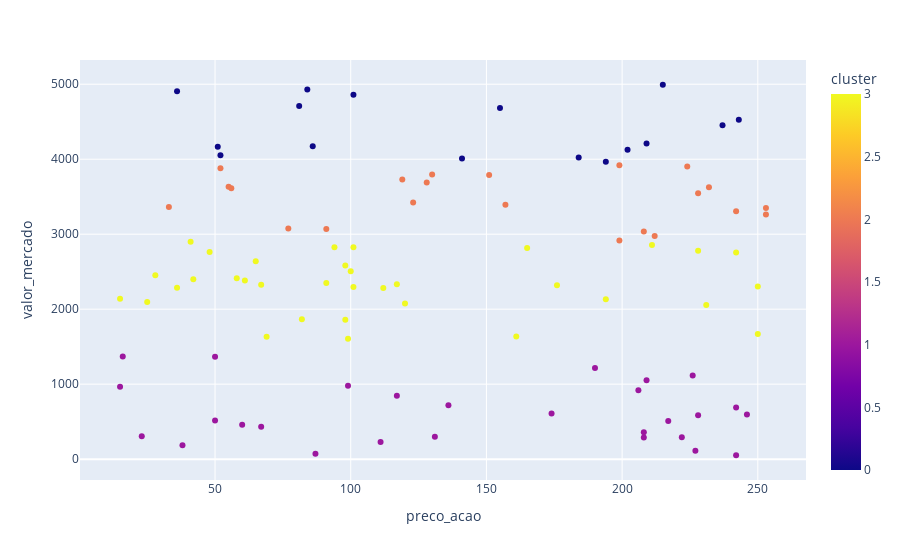
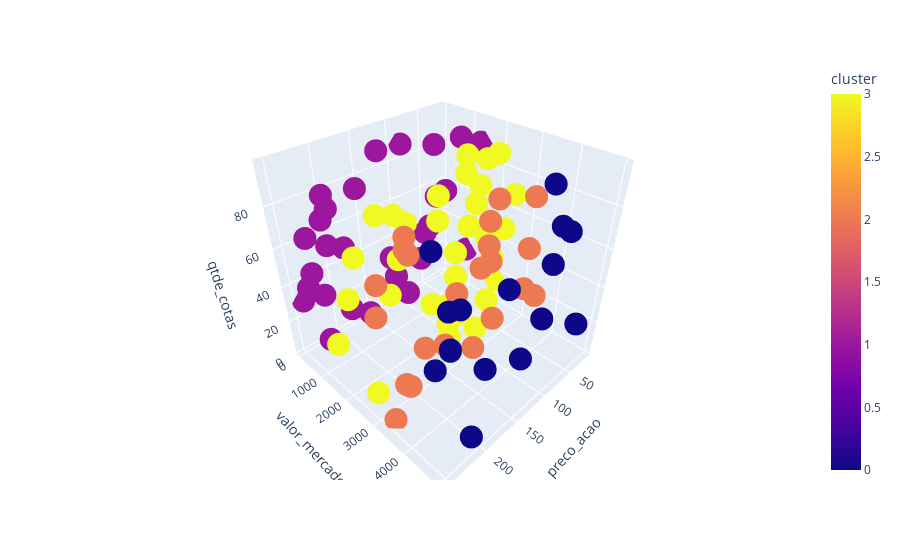

Here is the notebook cell these charts were saved with, in order:
### Markdown cell above
## 11. Visualização dos clusters

Nesta etapa geramos gráficos interativos para visualizar os agrupamentos formados pelo algoritmo K-Means:

- **Gráfico 2D**: preço da ação vs valor de mercado.  
- **Gráfico 3D**: preço da ação vs valor de mercado vs quantidade de cotas.  

Essas visualizações permitem compreender melhor como as ações foram agrupadas e identificar padrões entre os ativos.

### Code cell
# Visualização dos clusters

# 2D: preço vs valor de mercado.

# 3D: preço vs valor de mercado vs quantidade de cotas.


fig = px.scatter(df, x="preco_acao", y="valor_mercado", color="cluster")
fig.show()

fig3d = px.scatter_3d(df, x="preco_acao", y="valor_mercado", z="qtde_cotas", color="cluster")
fig3d.show()

### Figure 1 — Plotly figure (JSON) as saved in the notebook; plotly's stock layout.template omitted (floating-point values rounded to 4 significant figures)
{"data": [{"hovertemplate": "preco_acao=%{x}<br>valor_mercado=%{y}<br>cluster=%{marker.color}<extra></extra>", "legendgroup": "", "marker": {"color": [3, 2, 3, 2, 2, 1, 1, 3, 3, 3, 1, 1, 1, 0, 2, 3, 0, 3, 3, 0, 2, 3, 3, 1, 3, 1, 3, 2, 2, 3, 1, 3, 3, 3, 0, 0, 2, 0, 1, 2, 3, 1, 0, 0, 2, 3, 1, 1, 3, 1, 3, 3, 2, 3, 3, 3, 2, 1, 3, 1, 0, 3, 1, 2, 3, 1, 0, 1, 3, 0, 1, 1, 2, 2, 3, 3, 1, 1, 0, 0, 3, 3, 1, 1, 2, 1, 3, 0, 0, 2, 2, 1, 0, 2, 2, 2, 2, 1, 3, 1], "coloraxis": "coloraxis", "symbol": "circle"}, "mode": "markers", "name": "", "orientation": "v", "showlegend": false, "type": "scatter", "x": [194, 91, 165, 56, 212, 206, 15, 98, 36, 101, 50, 60, 16, 184, 199, 231, 215, 42, 28, 51, 253, 120, 250, 136, 117, 208, 91, 119, 128, 61, 23, 161, 15, 67, 237, 202, 232, 86, 246, 242, 242, 209, 141, 194, 123, 48, 131, 208, 99, 117, 94, 228, 130, 69, 41, 112, 33, 217, 250, 228, 52, 101, 190, 199, 100, 227, 155, 226, 65, 36, 50, 242, 52, 55, 176, 58, 242, 67, 84, 243, 211, 98, 87, 38, 157, 174, 25, 209, 81, 77, 228, 222, 101, 224, 151, 208, 253, 99, 82, 111], "xaxis": "x", "y": [2134, 3069, 2815, 3613, 2975, 918, 965, 2581, 2287, 2296, 1364, 459, 1369, 4023, 3918, 2055, 4993, 2399, 2452, 4166, 3351, 2077, 1668, 720, 2332, 358, 2350, 3730, 3690, 2384, 304, 1637, 2140, 2327, 4453, 4127, 3627, 4174, 597, 3305, 2755, 1051, 4010, 3966, 3422, 2762, 300, 290, 1605, 847, 2825, 2778, 3795, 1631, 2899, 2284, 3362, 510, 2302, 584, 4052, 2826, 1214, 2916, 2506, 111, 4683, 1115, 2639, 4907, 516, 690, 3879, 3634, 2320, 2414, 52, 431, 4929, 4525, 2857, 1858, 72, 187, 3393, 610, 2096, 4209, 4709, 3076, 3546, 292, 4859, 3904, 3789, 3035, 3263, 980, 1866, 230], "yaxis": "y"}], "layout": {"coloraxis": {"colorbar": {"title": {"text": "cluster"}}, "colorscale": [[0, "#0d0887"], [0.1111, "#46039f"], [0.2222, "#7201a8"], [0.3333, "#9c179e"], [0.4444, "#bd3786"], [0.5556, "#d8576b"], [0.6667, "#ed7953"], [0.7778, "#fb9f3a"], [0.8889, "#fdca26"], [1, "#f0f921"]]}, "legend": {"tracegroupgap": 0}, "margin": {"t": 60}, "xaxis": {"anchor": "y", "domain": [0, 1], "title": {"text": "preco_acao"}}, "yaxis": {"anchor": "x", "domain": [0, 1], "title": {"text": "valor_mercado"}}}}

### Figure 2 — Plotly figure (JSON) as saved in the notebook; plotly's stock layout.template omitted (floating-point values rounded to 4 significant figures)
{"data": [{"hovertemplate": "preco_acao=%{x}<br>valor_mercado=%{y}<br>qtde_cotas=%{z}<br>cluster=%{marker.color}<extra></extra>", "legendgroup": "", "marker": {"color": [3, 2, 3, 2, 2, 1, 1, 3, 3, 3, 1, 1, 1, 0, 2, 3, 0, 3, 3, 0, 2, 3, 3, 1, 3, 1, 3, 2, 2, 3, 1, 3, 3, 3, 0, 0, 2, 0, 1, 2, 3, 1, 0, 0, 2, 3, 1, 1, 3, 1, 3, 3, 2, 3, 3, 3, 2, 1, 3, 1, 0, 3, 1, 2, 3, 1, 0, 1, 3, 0, 1, 1, 2, 2, 3, 3, 1, 1, 0, 0, 3, 3, 1, 1, 2, 1, 3, 0, 0, 2, 2, 1, 0, 2, 2, 2, 2, 1, 3, 1], "coloraxis": "coloraxis", "symbol": "circle"}, "mode": "markers", "name": "", "scene": "scene", "showlegend": false, "type": "scatter3d", "x": [194, 91, 165, 56, 212, 206, 15, 98, 36, 101, 50, 60, 16, 184, 199, 231, 215, 42, 28, 51, 253, 120, 250, 136, 117, 208, 91, 119, 128, 61, 23, 161, 15, 67, 237, 202, 232, 86, 246, 242, 242, 209, 141, 194, 123, 48, 131, 208, 99, 117, 94, 228, 130, 69, 41, 112, 33, 217, 250, 228, 52, 101, 190, 199, 100, 227, 155, 226, 65, 36, 50, 242, 52, 55, 176, 58, 242, 67, 84, 243, 211, 98, 87, 38, 157, 174, 25, 209, 81, 77, 228, 222, 101, 224, 151, 208, 253, 99, 82, 111], "y": [2134, 3069, 2815, 3613, 2975, 918, 965, 2581, 2287, 2296, 1364, 459, 1369, 4023, 3918, 2055, 4993, 2399, 2452, 4166, 3351, 2077, 1668, 720, 2332, 358, 2350, 3730, 3690, 2384, 304, 1637, 2140, 2327, 4453, 4127, 3627, 4174, 597, 3305, 2755, 1051, 4010, 3966, 3422, 2762, 300, 290, 1605, 847, 2825, 2778, 3795, 1631, 2899, 2284, 3362, 510, 2302, 584, 4052, 2826, 1214, 2916, 2506, 111, 4683, 1115, 2639, 4907, 516, 690, 3879, 3634, 2320, 2414, 52, 431, 4929, 4525, 2857, 1858, 72, 187, 3393, 610, 2096, 4209, 4709, 3076, 3546, 292, 4859, 3904, 3789, 3035, 3263, 980, 1866, 230], "z": [45, 71, 41, 34, 9, 60, 25, 66, 90, 14, 94, 43, 88, 56, 41, 70, 11, 55, 52, 21, 75, 80, 26, 40, 13, 81, 96, 90, 71, 91, 57, 52, 16, 79, 46, 42, 24, 5, 44, 2, 10, 29, 12, 37, 57, 58, 91, 56, 61, 16, 10, 93, 65, 24, 75, 2, 76, 72, 57, 36, 89, 79, 24, 73, 90, 43, 66, 83, 19, 23, 59, 69, 32, 56, 78, 52, 30, 40, 80, 97, 91, 14, 88, 83, 51, 81, 31, 63, 80, 15, 91, 4, 68, 46, 25, 78, 60, 35, 43, 19]}], "layout": {"coloraxis": {"colorbar": {"title": {"text": "cluster"}}, "colorscale": [[0, "#0d0887"], [0.1111, "#46039f"], [0.2222, "#7201a8"], [0.3333, "#9c179e"], [0.4444, "#bd3786"], [0.5556, "#d8576b"], [0.6667, "#ed7953"], [0.7778, "#fb9f3a"], [0.8889, "#fdca26"], [1, "#f0f921"]]}, "legend": {"tracegroupgap": 0}, "margin": {"t": 60}, "scene": {"domain": {"x": [0, 1], "y": [0, 1]}, "xaxis": {"title": {"text": "preco_acao"}}, "yaxis": {"title": {"text": "valor_mercado"}}, "zaxis": {"title": {"text": "qtde_cotas"}}}}}
